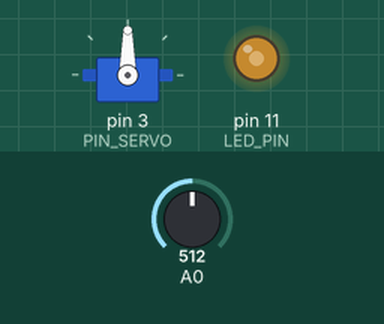
This sketch was run on a simulated Arduino Uno, built with avr-gcc and run on an emulated ATmega328P. Parts: servo, output pins drawn as LEDs (lit = HIGH). Inputs (shaded band) come from the test bench; at power-on: A0 = 512. What the sketch prints to the serial monitor is not drawn.

Above: at 1.2 s.
1.3 s: A0 set to 350
At 2.5 s:
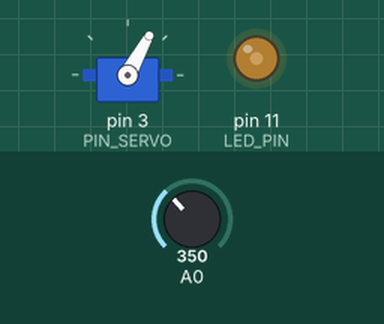
2.8 s: A0 set to 306
At 3.3 s:
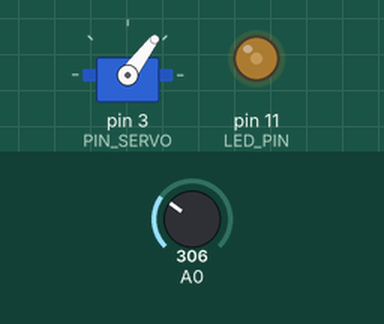
4.3 s: A0 set to 122
At 5.1 s:
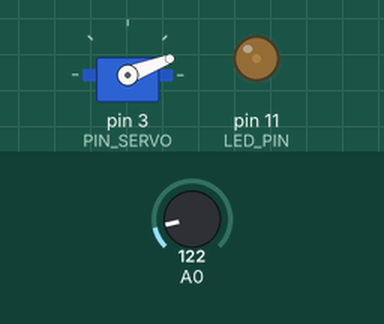
5.8 s: A0 set to 0
At 6.9 s:
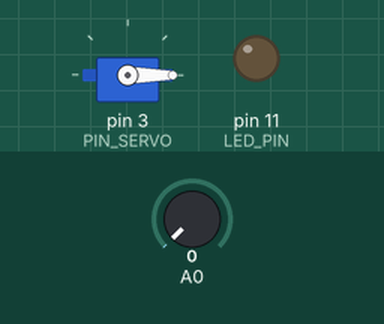
7.3 s: A0 set to 20
At 8.5 s:
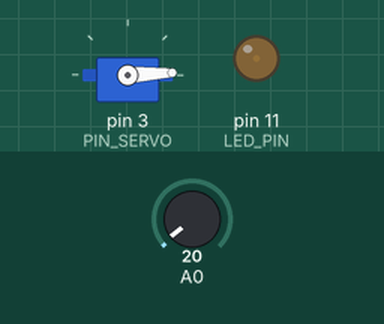
8.8 s: A0 set to 716
At 9.3 s:
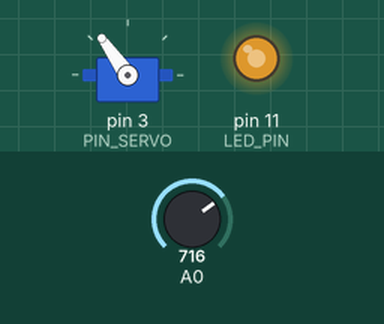
Timing chart, 0 to 11.3 s (numbered marks = the images above; inputs shaded):
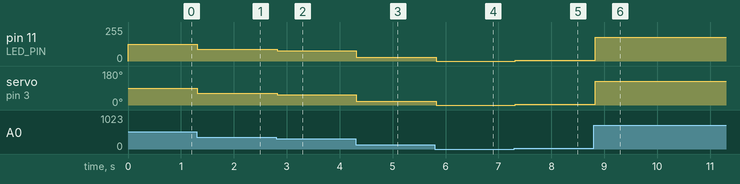

Measured:
- after the input at 1.3 s, pin 11 (LED_PIN): 127/255 → 87/255 at once; servo on pin 3 (PIN_SERVO): 90° → 61° at once
- after the input at 2.8 s, pin 11 (LED_PIN): 87/255 → 76/255 at once; servo on pin 3 (PIN_SERVO): 61° → 53° at once
- after the input at 4.3 s, pin 11 (LED_PIN): 76/255 → 30/255 at once; servo on pin 3 (PIN_SERVO): 53° → 21° at once
- after the input at 5.8 s, pin 11 (LED_PIN): 30/255 → 0/255 at once; servo on pin 3 (PIN_SERVO): 21° → 0° at once
- after the input at 7.3 s, pin 11 (LED_PIN): 0/255 → 4/255 at once; servo on pin 3 (PIN_SERVO): 0° → 3° at once
- after the input at 8.8 s, pin 11 (LED_PIN): 4/255 → 178/255 at once; servo on pin 3 (PIN_SERVO): 3° → 125° at once

The sketch:

6.ino
```cpp
#include <Arduino.h>
#include <Servo.h>

#define PIN_SERVO 3
#define DELAY_5S      delay(5000)
#define DELAY_1S      delay(1000)
#define DELAY_500MS   delay(500)
#define DELAY_50MS    delay(50)
#define LED_PIN 11
uint32_t value_potentiometer;
uint32_t value_servo;
Servo myServo;
uint32_t hua = 180;
uint32_t enzd = 1023;
uint32_t leG = 225;
int c = 0;
bool setServoMotor(unsigned int pAngle)
{
  if (pAngle > 360)
    return false;

  myServo.write(pAngle);
  return true;
}

uint32_t getPotentiometerValue(){
  uint32_t sensorValue = analogRead(A0); // 0 -1023
  return sensorValue;
}


void convertPotiServo(){
  value_servo =(value_potentiometer * hua) / enzd;
}

void setLEDLevel(unsigned int pVal){
    // Wert auf PWM-Bereich umrechnen (0-255)
    // map(value, fromLow, fromHigh, toLow, toHigh)
    int brightness = map(pVal, 0, 1023, 0, 255);
    // LED-Helligkeit setzen
    analogWrite(LED_PIN, brightness);
}


void setup(){
  Serial.begin(9600);
  myServo.attach(PIN_SERVO);
  myServo.write(0);
  pinMode(LED_PIN,OUTPUT);
}

void outputValuesToConsole(){
  if(c > 10){
    c=0;
    Serial.print(",");
    Serial.print("potentiometer:");
    Serial.print(value_potentiometer);
    Serial.print(",");
    Serial.print("servo:");
    Serial.println(value_servo);
    Serial.print(",");
    Serial.print("LED:");
    Serial.print(value_potentiometer/4U);

  }
  c++;
}

void loop()
{
  value_potentiometer = getPotentiometerValue();
  convertPotiServo();
  setLEDLevel(value_potentiometer);
  outputValuesToConsole();
  setServoMotor(value_servo);
  delay(30);
}
```
